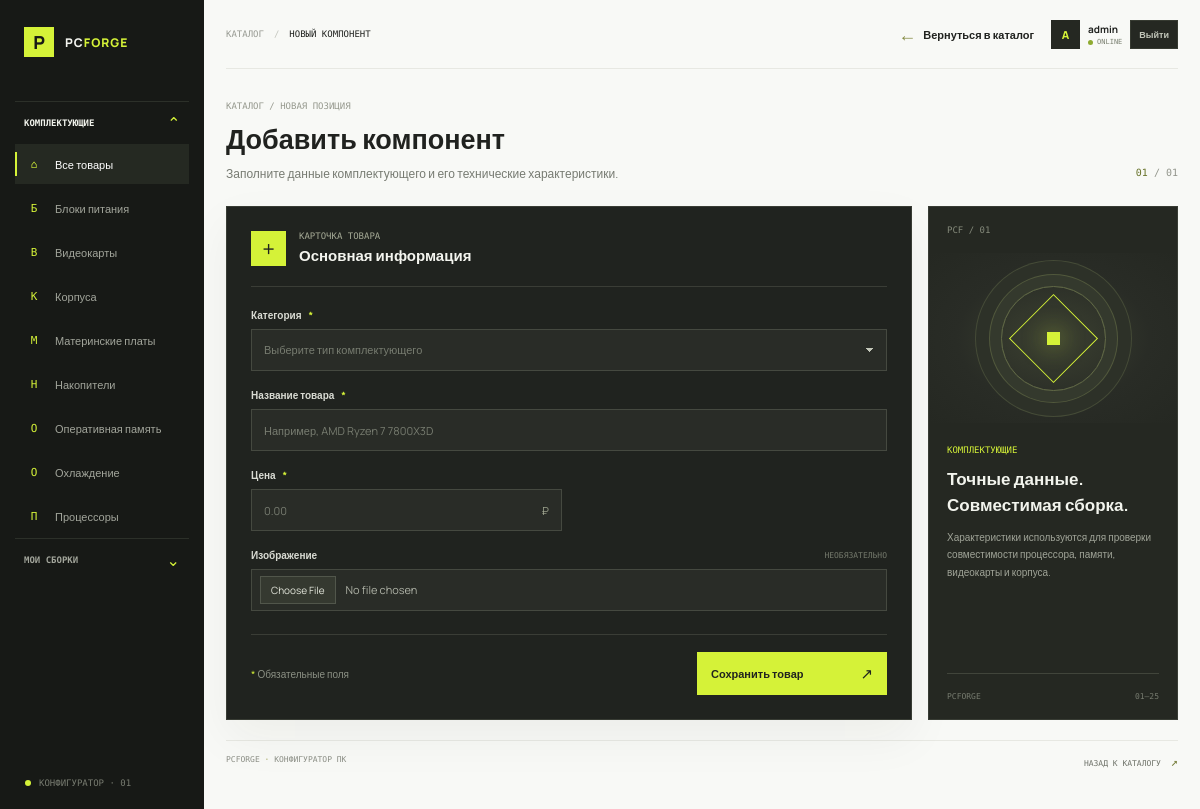
The app's page /components/new/ (signed in) with its own data.
### pcbuilder/models.py (models this page shows, shortened)
class Category(models.Model):
    name = models.CharField(max_length=100)
    slug = models.SlugField(max_length=100, unique=True)
    class Meta:
        ordering = ["name"]
        verbose_name_plural = "categories"

### pcbuilder/views.py (the view)
# urls.py: path("components/new/", views.component_create, name="component_create"),
def component_create(request):
    if not request.user.is_authenticated or not request.user.is_staff:
        return HttpResponseForbidden("Добавлять товары могут только сотрудники каталога.")
    if request.method == "POST":
        form = ComponentForm(request.POST, request.FILES)
        if form.is_valid():
            form.save()
            return redirect("component_create")
    else:
        form = ComponentForm()
    return render(
        request,
        "pcbuilder/component_form.html",
        {"form": form, "categories": Category.objects.all()},
    )

### pcbuilder/forms.py (shortened to what this page needs)
class ComponentForm(forms.ModelForm):
    specs_json = forms.CharField(widget=forms.HiddenInput(), required=False)
    class Meta:
        model = Component
        fields = ["category", "name", "price", "thumbnail"]

### pcbuilder/templates/pcbuilder/component_form.html (shortened to what this page needs)
{% load static %}
<!doctype html>
<html lang="ru">
<head>
    <link rel="stylesheet" href="{% static 'pcbuilder/catalog.css' %}">
    <link rel="stylesheet" href="{% static 'pcbuilder/component_form.css' %}">
</head>
<body>
    <div class="app-shell">
        <aside class="sidebar" aria-label="Категории комплектующих">
            <a class="brand" href="{% url 'component_catalog' %}" aria-label="Конструктор ПК, каталог">
                <span class="brand-mark">P</span>
                <span class="brand-name">PC<span>FORGE</span></span>
            </a>
            {% include "pcbuilder/partials/sidebar_nav.html" %}
            <div class="sidebar-bottom">
                <span class="live-dot"></span>
                <span>КОНФИГУРАТОР · 01</span>
            </div>
        </aside>
        <main class="workspace">
            <header class="topbar">
                <div class="breadcrumbs">
                    <a href="{% url 'component_catalog' %}">КАТАЛОГ</a><i>/</i><strong>НОВЫЙ КОМПОНЕНТ</strong>
                </div>
                <div class="topbar-actions">
                    <a class="add-link" href="{% url 'component_catalog' %}"><span>←</span> Вернуться в каталог</a>
                    {% include "pcbuilder/partials/account_nav.html" %}
                </div>
            </header>
            <section class="form-page" aria-labelledby="form-title">
                <div class="form-page-heading">
                    <div>
                        <p class="eyebrow">КАТАЛОГ / НОВАЯ ПОЗИЦИЯ</p>
                        <h1 id="form-title">Добавить компонент</h1>
                        <p class="form-intro">Заполните данные комплектующего и его технические характеристики.</p>
                    </div>
                    <span class="form-step"><b>01</b> / 01</span>
                </div>
                <div class="form-layout">
                    <section class="component-form-card">
                        <div class="form-card-heading">
                            <span class="form-card-mark">+</span>
                            <div>
                                <p class="form-card-kicker">КАРТОЧКА ТОВАРА</p>
                                <h2>Основная информация</h2>
                            </div>
                        </div>
                        <form method="post" enctype="multipart/form-data" id="component-form" novalidate>
                            <div class="form-fields">
                                <div class="form-field form-field-wide">
                                    <label class="field-label" for="id_category">Категория <span>*</span></label>
                                    <select class="field-control" name="{{ form.category.html_name }}" id="id_category" required>
                                        <option value="">Выберите тип комплектующего</option>
                                    </select>
                                </div>
                                <div class="form-field form-field-wide">
                                    <label class="field-label" for="id_name">Название товара <span>*</span></label>
                                    <input class="field-control" type="text" name="{{ form.name.html_name }}" id="id_name" maxlength="200" value="{{ form.name.value|default_if_none:'' }}" placeholder="Например, AMD Ryzen 7 7800X3D" required>
                                </div>
                                <div class="form-field">
                                    <label class="field-label" for="id_price">Цена <span>*</span></label>
                                    <div class="price-control">
                                        <input class="field-control" type="number" name="{{ form.price.html_name }}" id="id_price" min="0" step="0.01" value="{{ form.price.value|default_if_none:'' }}" placeholder="0.00" required>
                                        <span>₽</span>
                                    </div>
                                </div>
                                <div class="form-field form-field-wide">
                                    <label class="field-label" for="id_thumbnail">Изображение <span class="field-optional">НЕОБЯЗАТЕЛЬНО</span></label>
                                    <input class="field-control file-control" type="file" name="{{ form.thumbnail.html_name }}" id="id_thumbnail" accept="image/*">
                                </div>
                            </div>
                            <footer class="form-footer">
                                <p><span class="required-mark">*</span> Обязательные поля</p>
                                <button class="save-product" type="submit">
                                    <span>Сохранить товар</span><b aria-hidden="true">↗</b>
                                </button>
                            </footer>
                        </form>
                    </section>
                    <aside class="form-aside">
                        <span class="aside-index">PCF / 01</span>
                        <div class="aside-art" aria-hidden="true"><b></b><span></span></div>
                        <p class="aside-kicker">КОМПЛЕКТУЮЩИЕ</p>
                        <h2>Точные данные.<br>Совместимая сборка.</h2>
                        <p class="aside-copy">Характеристики используются для проверки совместимости процессора, памяти, видеокарты и корпуса.</p>
                        <div class="aside-rule"><span>PCFORGE</span><span>01—25</span></div>
                    </aside>
                </div>
                <footer class="page-footer">
                    <span>PCFORGE <i>·</i> КОНФИГУРАТОР ПК</span>
                    <a href="{% url 'component_catalog' %}">НАЗАД К КАТАЛОГУ <b>↗</b></a>
                </footer>
            </section>
        </main>
    </div>
</body>
</html>

### pcbuilder/templates/pcbuilder/partials/sidebar_nav.html (shortened to what this page needs)
<section class="sidebar-accordion is-open" data-accordion>
    <h2 class="sidebar-section-heading">
        <button class="sidebar-accordion-trigger" type="button" aria-expanded="true" aria-controls="sidebar-categories">
            <span>КОМПЛЕКТУЮЩИЕ</span><b aria-hidden="true">⌄</b>
        </button>
    </h2>
    <div class="sidebar-accordion-panel" id="sidebar-categories">
        <nav class="category-nav" aria-label="Категории комплектующих">
                <a class="category-link {% if not selected_slug %}is-active{% endif %}" href="{% url 'component_catalog' %}{% if filter_active_build %}?build=active&amp;sort={{ selected_sort|default:'popular' }}{% endif %}">
                <span class="nav-glyph">⌂</span><span>Все товары</span>
            </a>
            {% for category in categories %}
                <a class="category-link {% if selected_slug == category.slug %}is-active{% endif %}"
                   href="{% url 'component_catalog' %}?category={{ category.slug }}&amp;sort={{ selected_sort|default:'popular' }}{% if filter_active_build %}&amp;build=active{% endif %}">
                    <span class="nav-glyph">{{ category.name|slice:":1"|upper }}</span>
                    <span>{{ category.name }}</span>
                </a>
            {% endfor %}
        </nav>
    </div>
</section>
<section class="sidebar-accordion" data-accordion>
    <h2 class="sidebar-section-heading">
        <button class="sidebar-accordion-trigger" type="button" aria-expanded="false" aria-controls="sidebar-builds">
            <span>МОИ СБОРКИ</span><b aria-hidden="true">⌄</b>
        </button>
    </h2>
</section>

### pcbuilder/templates/pcbuilder/partials/account_nav.html (shortened to what this page needs)
{% if user.is_authenticated %}
    <div class="account-profile">
        <span class="account-avatar" aria-hidden="true">{{ user.username|slice:":1"|upper }}</span>
        <span class="account-identity">
            <b>{{ user.username }}</b>
            <small><i></i> ONLINE</small>
        </span>
        <form method="post" action="{% url 'auth_logout' %}">
            <button class="account-action account-logout" type="submit">Выйти</button>
        </form>
    </div>
{% else %}
    <button class="account-action account-login" type="button" data-open-auth>
        <span>Войти / Регистрация</span><b aria-hidden="true">↗</b>
    </button>
{% endif %}

### records on screen
Category: name "Б", name "Блоки питания"
Category: name "В", name "Видеокарты"
Category: name "К", name "Корпуса"
Category: name "М", name "Материнские платы"
Category: name "Н", name "Накопители"
Category: name "О", name "Оперативная память"
Category: name "О", name "Охлаждение"
Category: name "П", name "Процессоры"

### other values on screen
{{ user.username|slice:":1"|upper }} "A"
{{ user.username }} "admin"
